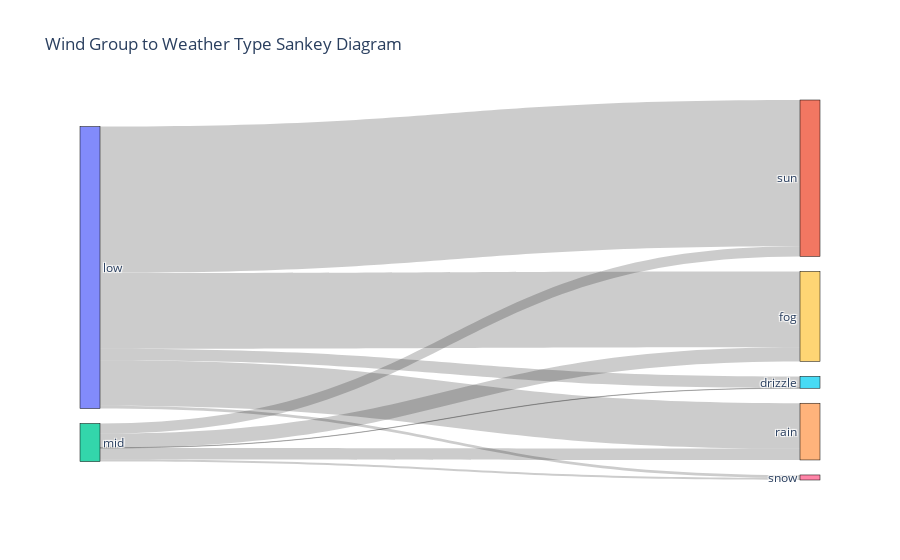

This figure's notebook cell:
### Code cell
import plotly.graph_objects as go

labels = weather['wind_group'].tolist() + weather['weather'].tolist()
label_to_index = {label: i for i, label in enumerate(labels)}

# Group data to get counts for Sankey diagram
sankey_counts = weather.groupby(['wind_group', 'weather']).size().reset_index(name='count')

# Create the Sankey diagram
fig = go.Figure(data=[go.Sankey(
    node=dict(
        pad=15,
        thickness=20,
        line=dict(color="black", width=0.5),
        label=labels
    ),
    link=dict(
        source=sankey_counts['wind_group'].map(label_to_index),
        target=sankey_counts['weather'].map(label_to_index),
        value=sankey_counts['count']
    )
)])

# Update the layout and show the diagram
fig.update_layout(title_text="Wind Group to Weather Type Sankey Diagram")
fig.show()

### Figure 1 — Plotly figure (JSON) as saved in the notebook; plotly's stock layout.template omitted (floating-point values rounded to 4 significant figures; data arrays with more than 128 entries replaced by an {"elided": "..."} marker saying what was removed)
{"data": [{"link": {"source": [1460, 1460, 1460, 1460, 1460, 1452, 1452, 1452, 1452, 1452, null, null, null, null, null], "target": [2835, 2919, 2854, 1906, 2921, 2835, 2919, 2854, 1906, 2921, 2835, 2919, 2854, 1906, 2921], "value": [53, 346, 207, 13, 668, 1, 65, 52, 10, 46, 0, 0, 0, 0, 0]}, "node": {"label": {"elided": "2922 str values"}, "line": {"color": "black", "width": 0.5}, "pad": 15, "thickness": 20}, "type": "sankey"}], "layout": {"title": {"text": "Wind Group to Weather Type Sankey Diagram"}}}
